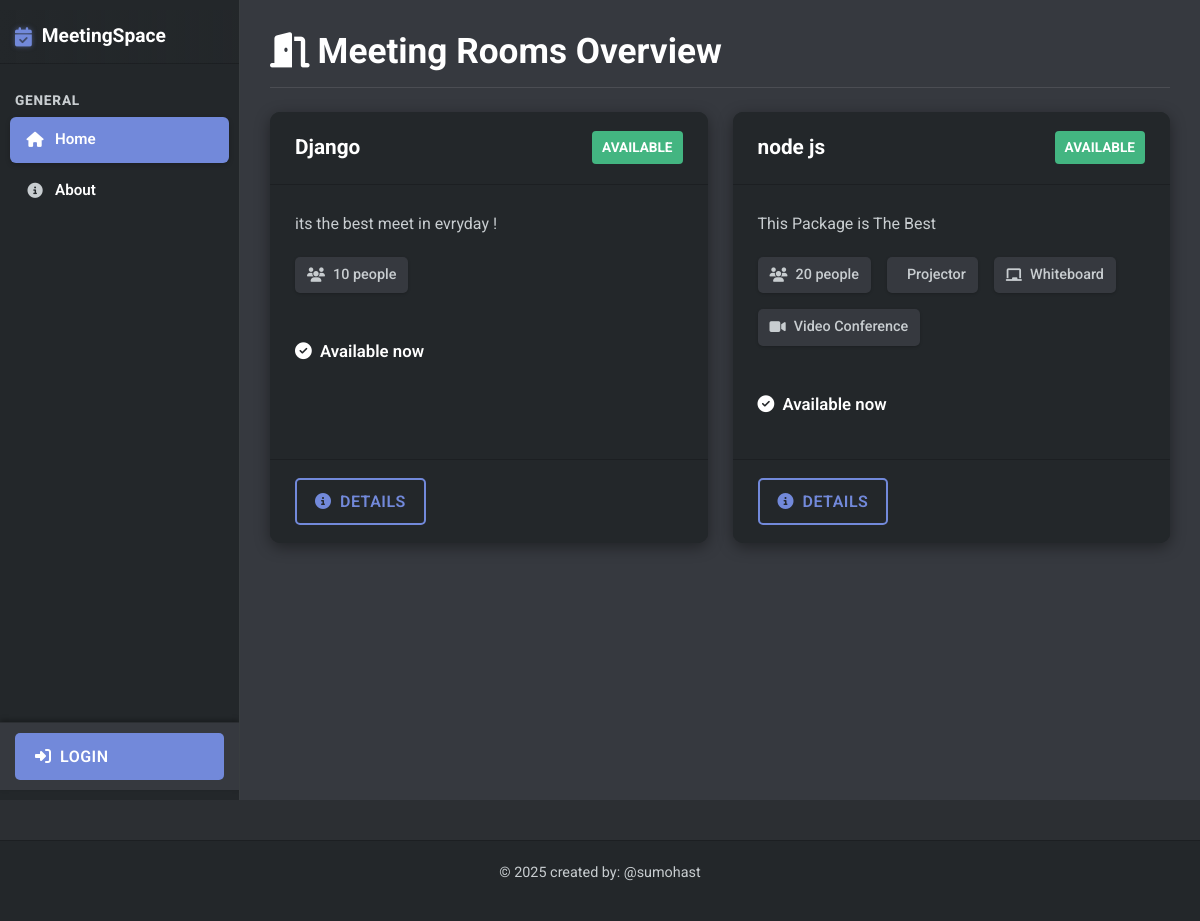
The page / on the database its author committed.
### base/models.py (models this page shows, shortened)
class Room(models.Model):
    name = models.CharField(max_length=100)
    capacity = models.IntegerField(default=10)
    has_projector = models.BooleanField(default=False)
    has_whiteboard = models.BooleanField(default=False)
    has_video_conference = models.BooleanField(default=False)
    description = models.TextField(null=True, blank=True)
    created = models.DateTimeField(auto_now_add=True)
    updated = models.DateTimeField(auto_now=True)
    class Meta: # this class is used to define metadata for the model , for example when we want to sort the rooms by name
        ordering = ['name']
    def get_current_status(self): # this function returns the current status of the room (occupied/free)
        now = datetime.now()
        today = now.date()
        current_time = now.time()
        active_reservation = self.reservation_set.filter(
            date=today,
            start_time__lte=current_time,
            end_time__gt=current_time
        ).first()
        if active_reservation:
            return {
                'status': 'occupied',
                'reservation': active_reservation
            }
        else:
            return {
                'status': 'free',
                'next_reservation': self.reservation_set.filter(
                    date=today,
                    start_time__gt=current_time
                ).order_by('start_time').first()
            }

### base/views.py (the view)
# urls.py: path('', views.home, name="home"),
def home(request):
    rooms = Room.objects.all()
    for room in rooms:
        room.current_status = room.get_current_status()
    upcoming_reservations = []
    if request.user.is_authenticated:
        upcoming_reservations = Reservation.objects.filter(
            user=request.user,
            date__gte=datetime.now().date()
        ).order_by('date', 'start_time')[:3]
    context = {
        'rooms': rooms,
        'upcoming_reservations': upcoming_reservations,
    }
    return render(request, 'base/home.html', context)

### templates/base/home.html (shortened to what this page needs)
{% extends 'main.html' %}
{% block content %}
<h1 class="mb-4"><i class="fas fa-door-open me-2"></i>Meeting Rooms Overview</h1>
<div class="room-grid-discord">
    {% for room in rooms %}
    <div class="room-card-discord">
        <div class="card-header-discord">
            <span>{{ room.name }}</span>
            {% if room.current_status.status == 'free' %}
            <span class="badge-discord-success">Available</span>
            {% else %}
            <span class="badge-discord-danger">Occupied</span>
            {% endif %}
        </div>
        <div class="card-body-discord">
            <p class="description">{{ room.description|truncatechars:100 }}</p>
            <div class="d-flex flex-wrap gap-2 mb-3">
                <span class="feature-badge-discord">
                    <i class="fas fa-users"></i> {{ room.capacity }} people
                </span>
                {% if room.has_projector %}
                <span class="feature-badge-discord">
                     Projector
                </span>
                {% endif %}
                {% if room.has_whiteboard %}
                <span class="feature-badge-discord">
                    <i class="fas fa-chalkboard"></i> Whiteboard
                </span>
                {% endif %}
                {% if room.has_video_conference %}
                <span class="feature-badge-discord">
                    <i class="fas fa-video"></i> Video Conference
                </span>
                {% endif %}
            </div>
            <div class="status-text-discord">
                {% if room.current_status.status == 'free' %}
                <p class="status-free">
                    <i class="fas fa-check-circle me-1"></i> Available now
                </p>
                {% else %}
                <p class="status-occupied">
                    <i class="fas fa-times-circle me-1"></i> Occupied until {{ room.current_status.reservation.end_time|time:"H:i" }}
                    <br>
                    <small>{{ room.current_status.reservation.title }}</small>
                </p>
                {% endif %}
            </div>
        </div>
        <div class="card-footer-discord d-flex justify-content-between">
            <a href="{% url 'room-detail' room.id %}" class="btn-discord-outline">
                <i class="fas fa-info-circle me-1"></i> Details
            </a>
        </div>
    </div>
    {% empty %}
    <div class="alert alert-discord-info">
        <i class="fas fa-info-circle me-2"></i> No meeting rooms available.
    </div>
    {% endfor %}
</div>
{% endblock %}

### static/css/discord-theme.css (style rules this page uses)
:root { --discord-dark-bg: #2C2F33; --discord-surface-1: #23272A; --discord-surface-2: #36393F; --discord-text-primary: #ffffff; --discord-text-secondary: #C8CDD0; --discord-blue: #7289DA; --discord-blue-hover: #677BC4; --discord-green: #43B581; --discord-red: #F04747; --discord-yellow: #FCC047; --discord-border-light: rgba(255, 255, 255, 0.1); --discord-shadow-dark: rgba(0, 0, 0, 0.4); --discord-shadow-light: rgba(0, 0, 0, 0.2); }
body { background-color: var(--discord-dark-bg) !important; color: var(--discord-text-primary) !important; font-family: 'Roboto', sans-serif !important; margin: 0; padding: 0; overflow: hidden; line-height: 1.7; }
.content-main-discord h1 { color: var(--discord-text-primary); font-size: 2.2rem; margin-bottom: 25px; border-bottom: 1px solid var(--discord-border-light); padding-bottom: 15px; font-weight: 700; }
.room-grid-discord { display: grid; grid-template-columns: repeat(auto-fit, minmax(320px, 1fr)); gap: 25px; }
.room-card-discord { background-color: var(--discord-surface-1); border-radius: 10px; box-shadow: 0 4px 15px var(--discord-shadow-dark); display: flex; flex-direction: column; overflow: hidden; transition: transform 0.2s ease-in-out, box-shadow 0.2s ease-in-out; }
.room-card-discord .card-header-discord { background-color: var(--discord-surface-1); padding: 18px 25px; border-bottom: 1px solid rgba(0, 0, 0, 0.2); display: flex; justify-content: space-between; align-items: center; color: var(--discord-text-primary); font-size: 1.3rem; font-weight: 700; }
.room-card-discord .card-body-discord { padding: 25px; color: var(--discord-text-secondary); flex-grow: 1; display: flex; flex-direction: column; }
.room-card-discord .card-body-discord .description { margin-bottom: 20px; font-size: 1rem; line-height: 1.7; }
.room-card-discord .card-body-discord .feature-badge-discord { background-color: var(--discord-surface-2); color: var(--discord-text-secondary); padding: 6px 12px; border-radius: 5px; font-size: 0.9rem; margin-right: 8px; margin-bottom: 8px; display: inline-flex; align-items: center; gap: 8px; box-shadow: 0 1px 3px rgba(0, 0, 0, 0.2); font-weight: 500; }
.room-card-discord .card-body-discord .status-text-discord { margin-top: 20px; font-weight: 600; font-size: 1.05rem; color: var(--discord-text-primary); }
.room-card-discord .card-footer-discord { background-color: var(--discord-surface-1); padding: 18px 25px; border-top: 1px solid rgba(0, 0, 0, 0.2); display: flex; justify-content: space-between; align-items: center; }
.btn-discord-outline { background-color: transparent; border: 2px solid var(--discord-blue); color: var(--discord-blue); padding: 8px 18px; border-radius: 5px; font-weight: 600; transition: background-color 0.2s ease-in-out, color 0.2s ease-in-out, box-shadow 0.2s ease-in-out; text-transform: uppercase; letter-spacing: 0.5px; }
.badge-discord-success { background-color: var(--discord-green) !important; color: #fff !important; padding: 5px 10px; border-radius: 4px; font-size: 0.85rem; font-weight: 700; text-transform: uppercase; }
a { color: var(--discord-blue); text-decoration: none; transition: color 0.2s ease; }

### rows shown on the page
Room: name "Django", shows "AVAILABLE", description "its the best meet in evryday !", capacity "10", shows "Available now"
Room: name "node js", shows "AVAILABLE", description "This Package is The Best", capacity "20", has_projector "Projector", has_whiteboard True (drawn), has_video_conference True (drawn), shows "Available now"
